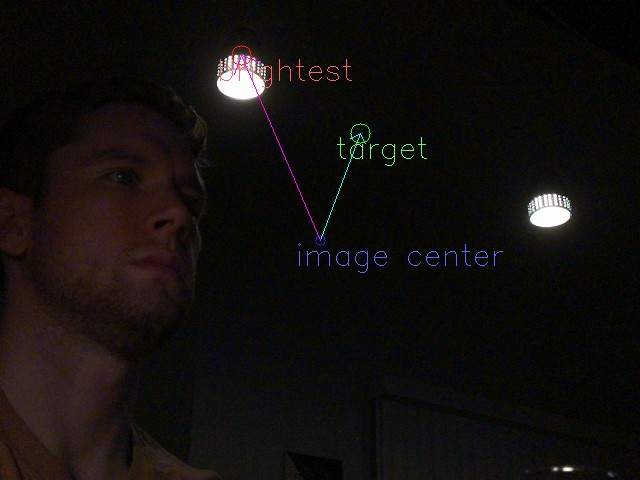
#> input picture OpenCV Tests/cv_edit_test_image.jpg, 640 x 480 px, given in place of the camera
$ python video_thresholding.py
#> lines starting #> are read from the running program, lines starting #| are printed output that depends on the picture; after the words box and inside, x2 and y2 are one past the last pixel; in counts of white or black regions, pixels touching at a corner belong together
# Scott Clemens
# March 2024
# High Altitude Autonomous Balloon Payload

import numpy as np
import cv2 as cv
import time
import RPi.GPIO as GPIO


### This is for servo driving using RPi ###
GPIO.setmode(GPIO.BOARD)
GPIO.setup(11, GPIO.OUT)
servo = GPIO.PWM(11, 50) # Pin 11, 50 Hz

# camera servo can only go between 0 and 130 degrees
servo.start(0)
angle = 80

capture = cv.VideoCapture(0)

# on Raspberry Pi Camera v2 the image size is:
# 480 rows
# 640 columns
cx = 320
cy = 240
minimum = 250

i = 0
while True:
    istrue, frame = capture.read()
#> frame is the input picture: shape (480, 640, 3); mean B, G, R 13.1, 15, 18.1

    # image center
    gray = cv.rotate(frame, cv.ROTATE_180)
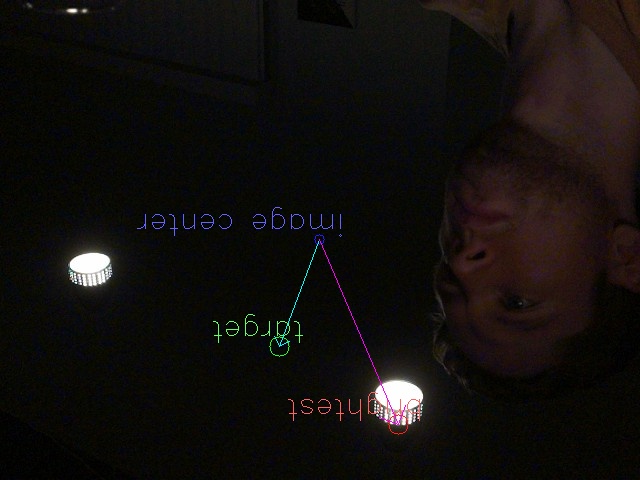
#> gray: shape (480, 640, 3); mean B, G, R 13.1, 15, 18.1
    frame = cv.rotate(frame, cv.ROTATE_180)
    gray = cv.cvtColor(frame, cv.COLOR_BGR2GRAY)
#> gray: shape (480, 640)
    thresholding, thresh = cv.threshold(gray, minimum, 255, cv.THRESH_BINARY)
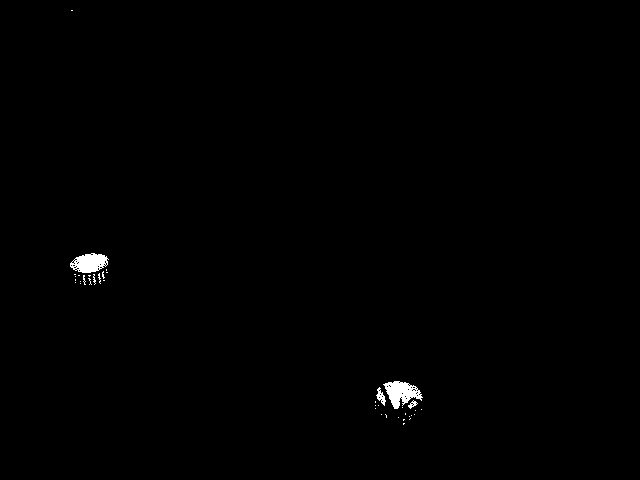
#> thresh: shape (480, 640); 0.45% white; 38 white regions (34 under 20 px), largest, box (x1, y1, x2, y2) and area: (383, 381, 423, 409) 603, (70, 253, 109, 273) 525, (376, 387, 386, 406) 83, (408, 400, 418, 409) 38
#> thresholding = 250

    # copy and convert image to grayscale then process
    (minVal, maxVal, minLoc, maxLoc) = cv.minMaxLoc(gray)
#> minVal = 0; maxVal = 255; minLoc = (322, 4); maxLoc = (89, 254)
    #ret, thresh = cv.threshold(gray, min_threshold, 255, 0)
    M = cv.moments(thresh)
#> M = moments, m00 349350, centre m10/m00, m01/m00 = (259.3, 335.4)

    # calculate centroid
    targx = int(M["m10"] / (M["m00"]+1))
#> targx = 259
    targy = int(M["m01"] / (M["m00"]+1))
#> targy = 335

    # calculate direction vector from center to centroid
    vx = targx - cx
#> vx = -61
    vy = targy - cy
#> vy = 95

    cv.putText(frame, "target", (targx - 35, targy + 35), cv.FONT_HERSHEY_SIMPLEX, 2, (100, 255, 100), 2)
    cv.circle(frame, [targx, targy], 25, (255, 255, 32), 2)
    cv.arrowedLine(frame, [cx, cy], [targx, targy], (255, 255, 0), 2) # center >> target
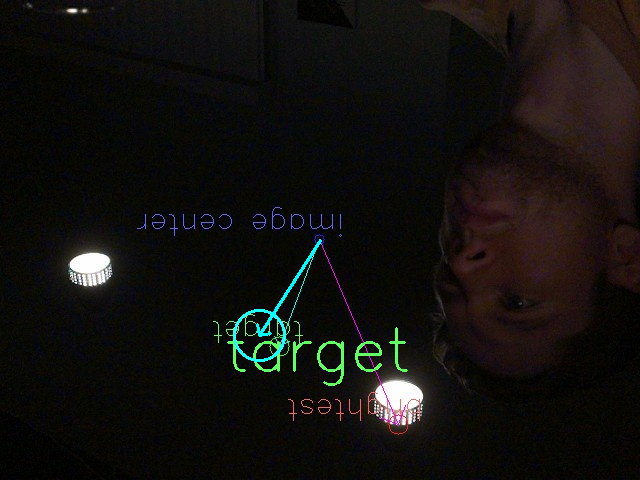
#> frame: shape (480, 640, 3); mean B, G, R 14.2, 16.8, 18.5

    ### Output screens ###
    #cv.imshow('Output', thresh)
    #cv.imshow('Camera', frame)

    if (vy/10) > 0:
        if angle >= 5:
            angle -= 1
        servo.ChangeDutyCycle(2 + (angle/18))
        #print(vy/10, "pitch DOWN", angle, " ", end=")
    elif (vy/10) < 0:
        if angle <= 95:
            angle += 1
        servo.ChangeDutyCycle(2 + (angle/18))
        #print(vy/10, "pitch UP", angle)

    if cv.waitKey(20) & 0xFF==ord('d'):
#> (key Esc is pressed here)
        break

    # save images every 100 times
    if i >= 100:
        cv2.imwrite("thresh" + str(i) + ".jpg", thresh)
        cv2.imwrite("frame" + str(i) + ".jpg", frame)
        i = 0

    # increment i
    i += 1


capture.release()
cv.destroyAllWindows

$ run again, on OpenCV Tests/test_image.png
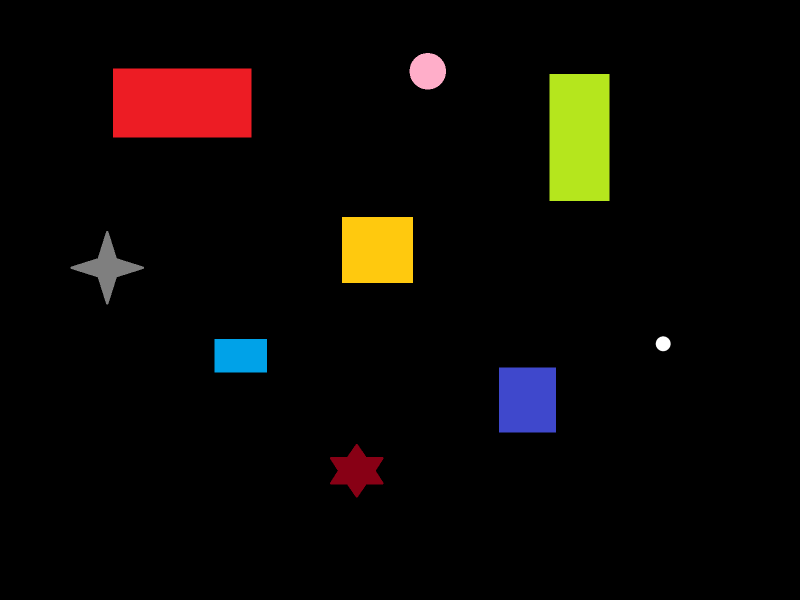
#> input picture OpenCV Tests/test_image.png, 1600 x 1200 px, given in place of the camera (shown at 1/2 size)
#> frame is the input picture: shape (1200, 1600, 3); mean B, G, R 4.7, 8.2, 12
#> `thresholding, thresh = cv.threshold(gray, minimum, 255, cv.THRESH_BINA..`:
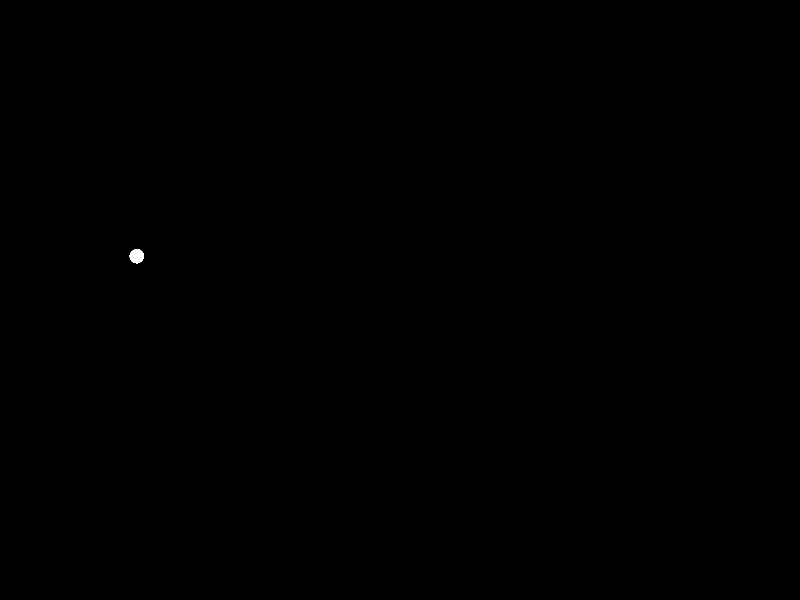
#> thresh: shape (1200, 1600) (shown at 1/2 size); 0.03% white; 1 white region, box (x1, y1, x2, y2) and area: (259, 498, 288, 527) 639
#> thresholding = 250
#> minVal = 0; maxVal = 255; minLoc = (0, 0); maxLoc = (271, 498)
#> M = moments, m00 162945, centre m10/m00, m01/m00 = (273.1, 512)
#> targx = 273
#> targy = 511
#> vx = -47
#> vy = 271
#> `cv.arrowedLine(frame, [cx, cy], [targx, targy], (255, 255, 0), 2)`:
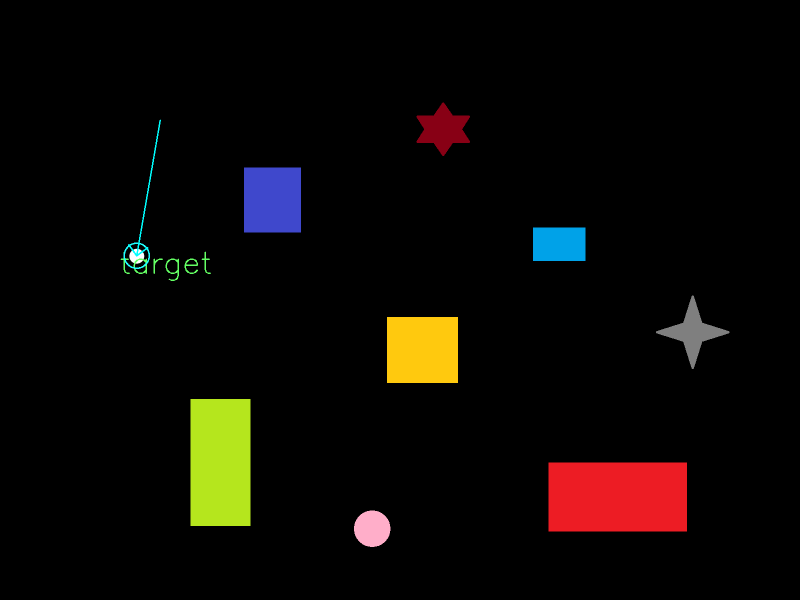
#> frame: shape (1200, 1600, 3) (shown at 1/2 size); mean B, G, R 5, 8.5, 12.1
